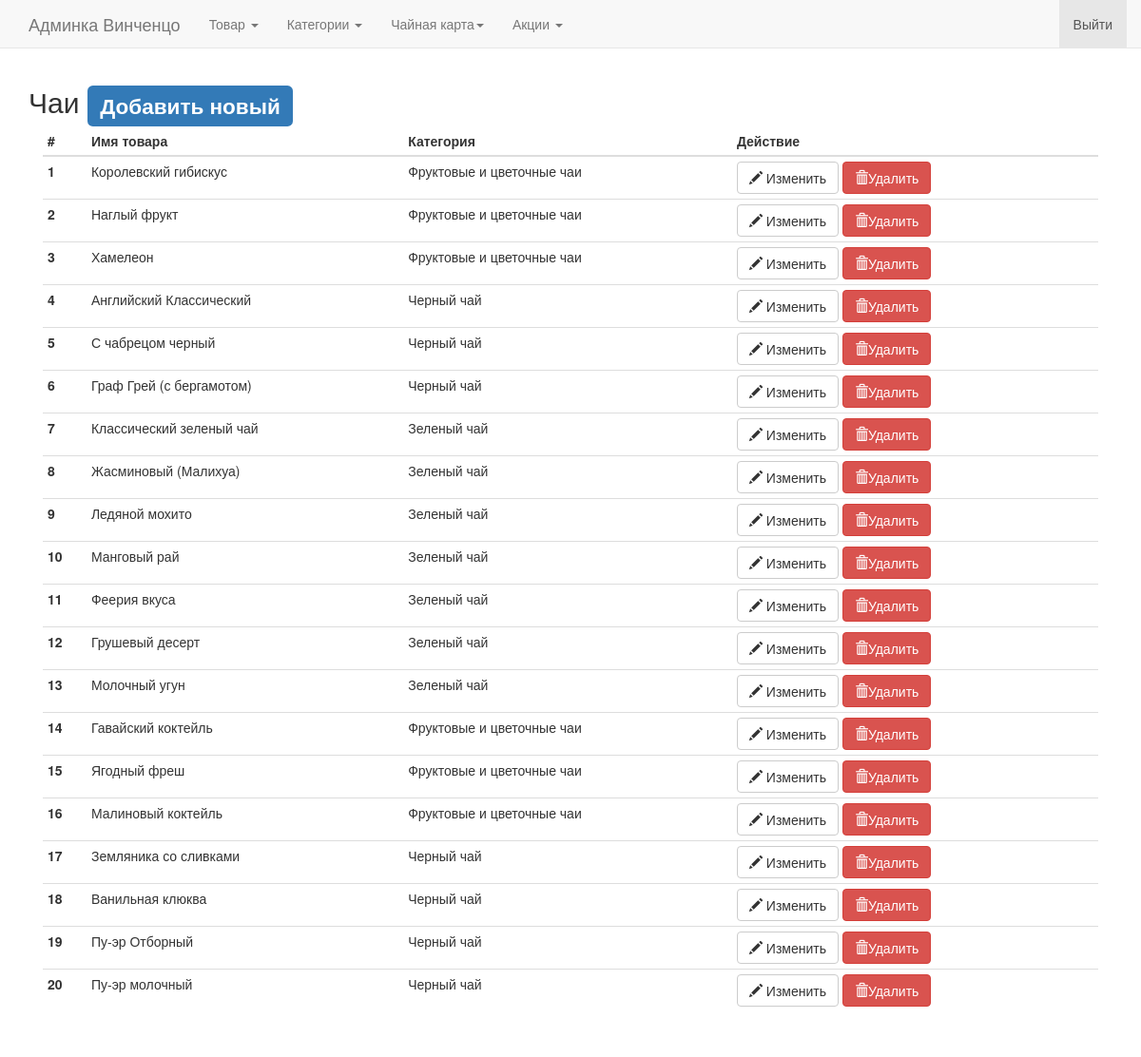
/panel/tea_items (signed in), run on the app's committed database.
### app/models.py (models this page shows, shortened)
class Tea(db.Model):
    id = db.Column(db.Integer, primary_key=True, autoincrement=True)
    tea_category_id = db.Column(db.Integer, db.ForeignKey('tea_category.id'))
    tea_name = db.Column(db.String(20))
    tea_about = db.Column(db.String(255))
    tea_price_400 = db.Column(db.Integer)
    tea_price_800 = db.Column(db.Integer)
    tea_price_1000 = db.Column(db.Integer)

class TeaCategory(db.Model):
    id = db.Column(db.Integer, primary_key=True)
    tea_category_name = db.Column(db.String(50))
    tea_img = db.Column(db.String(50))

### app/views.py (the view)
@app.route('/panel/tea_items', methods=['GET', 'POST'])
def tea_items():
    if not session.get('logged_in'):
        return redirect(url_for("adminlogin"))
    all_items = db.session.query(Tea, TeaCategory).join(TeaCategory, Tea.tea_category_id == TeaCategory.id).all()
    return render_template("tea_items.html", items=all_items)

### app/views.py (called while the page is built)
@app.before_request
def before_request():
    delivery = request.cookies.get('delivery')
    if delivery == "deliveryincafe":
        g.deliverymethod = u"В кафе"
        g.global_sale = 0
    elif delivery == "deliverymyself":
        g.deliverymethod = u"Самовывоз"
        g.global_sale = 10
    elif delivery == "deliveryinhome":
        g.deliverymethod = u"Доставка на дом"
        g.global_sale = 0
    else:
        g.deliverymethod = u"Доставка на дом"
        g.global_sale = 0
    g.delivery = delivery
    g.user = current_user

### app/templates/tea_items.html
{% extends "panel.html" %}
{% block body %}
    <h2>Чаи <a href="{{ url_for("tea_item_add") }}"><span class="label label-primary">Добавить новый</span></a></h2>
    <div class="table-responsive col-md-12 col-lg-12">
        <table id="dts" class="table table-condensed">
            <thead>
            <tr>
                <th>#</th>
                <th>Имя товара</th>
                <th>Категория</th>
                <th>Действие</th>
            </tr>
            </thead>
            <tbody>
            {% for item in items %}
                <tr>
                    <th scope="row">{{ item[0].id }}</th>
                    <td>{{ item[0].tea_name }}</td>
                    <td>{{ item[1].tea_category_name }}</td>
                    <td>
                        <a href="{{ url_for("tea_item_edit",item_id=item[0].id) }}" type="button" title="{{ item.item_name }}" name="{{ item.id }}" class="btn btn-default" aria-label="Изменить">
                            <span class="glyphicon glyphicon-pencil" aria-hidden="true"></span>
                            Изменить
                        </a>
                        <button type="button" name="{{ item[0].id }}" class="btn btn-danger delete_item" aria-label="Удалить">
                            <span class="glyphicon glyphicon-trash" aria-hidden="true"></span>Удалить
                        </button>
                    </td>
                </tr>
            {% endfor %}
            </tbody>
        </table>
    </div>
{% endblock %}

### data on the page
Tea: id "1", tea_name "Королевский гибискус", tea_category_name "Фруктовые и цветочные чаи"
Tea: id "2", tea_name "Наглый фрукт", tea_category_name "Фруктовые и цветочные чаи"
Tea: id "3", tea_name "Хамелеон", tea_category_name "Фруктовые и цветочные чаи"
Tea: id "4", tea_name "Английский Классический", tea_category_name "Черный чай"
Tea: id "5", tea_name "С чабрецом черный", tea_category_name "Черный чай"
Tea: id "6", tea_name "Граф Грей (с бергамотом)", tea_category_name "Черный чай"
Tea: id "7", tea_name "Классический зеленый чай", tea_category_name "Зеленый чай"
Tea: id "8", tea_name "Жасминовый (Малихуа)", tea_category_name "Зеленый чай"
Tea: id "9", tea_name "Ледяной мохито", tea_category_name "Зеленый чай"
Tea: id "10", tea_name "Манговый рай", tea_category_name "Зеленый чай"
Tea: id "11", tea_name "Феерия вкуса", tea_category_name "Зеленый чай"
Tea: id "12", tea_name "Грушевый десерт", tea_category_name "Зеленый чай"
Tea: id "13", tea_name "Молочный угун", tea_category_name "Зеленый чай"
Tea: id "14", tea_name "Гавайский коктейль", tea_category_name "Фруктовые и цветочные чаи"
Tea: id "15", tea_name "Ягодный фреш", tea_category_name "Фруктовые и цветочные чаи"
Tea: id "16", tea_name "Малиновый коктейль", tea_category_name "Фруктовые и цветочные чаи"
Tea: id "17", tea_name "Земляника со сливками", tea_category_name "Черный чай"
Tea: id "18", tea_name "Ванильная клюква", tea_category_name "Черный чай"
Tea: id "19", tea_name "Пу-эр Отборный", tea_category_name "Черный чай"
Tea: id "20", tea_name "Пу-эр молочный", tea_category_name "Черный чай"
